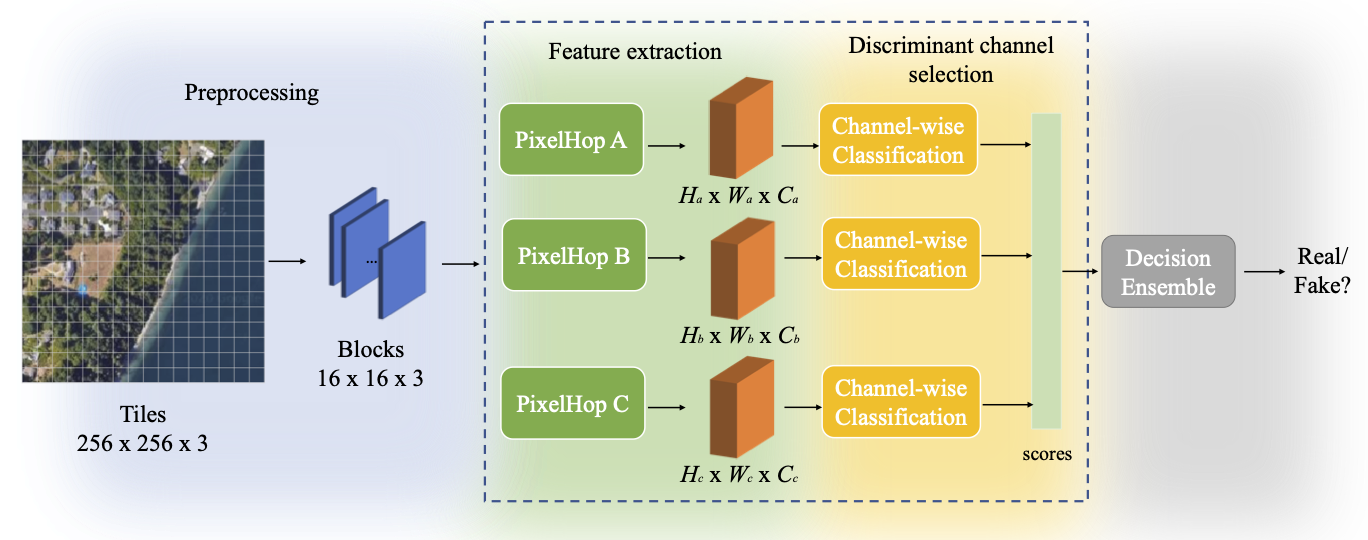
#> input picture img/framework.png, 1368 x 540 px
$ python -i extract_features.py   (imports and definitions only)   (older library calls are emulated)
#> lines starting #> are read from the running program, lines starting #| are printed output that depends on the picture
#-*-coding:utf-8-*-
#by Yifan Sun
import cv2
import numpy as np
import math
import pandas as pd
from scipy import stats
import os


#[Spatial Domain] Image Colorfulness Index (CFI)
# [41 lines left out: functions calcuCFI, calcuCM, calcuHist, not called in this run]

#[Color Histogram] Image quility metrics (BIQ, TIQ, LIQ)
def calcuIQM(image):
    img = cv2.cvtColor(image, cv2.COLOR_RGB2GRAY)
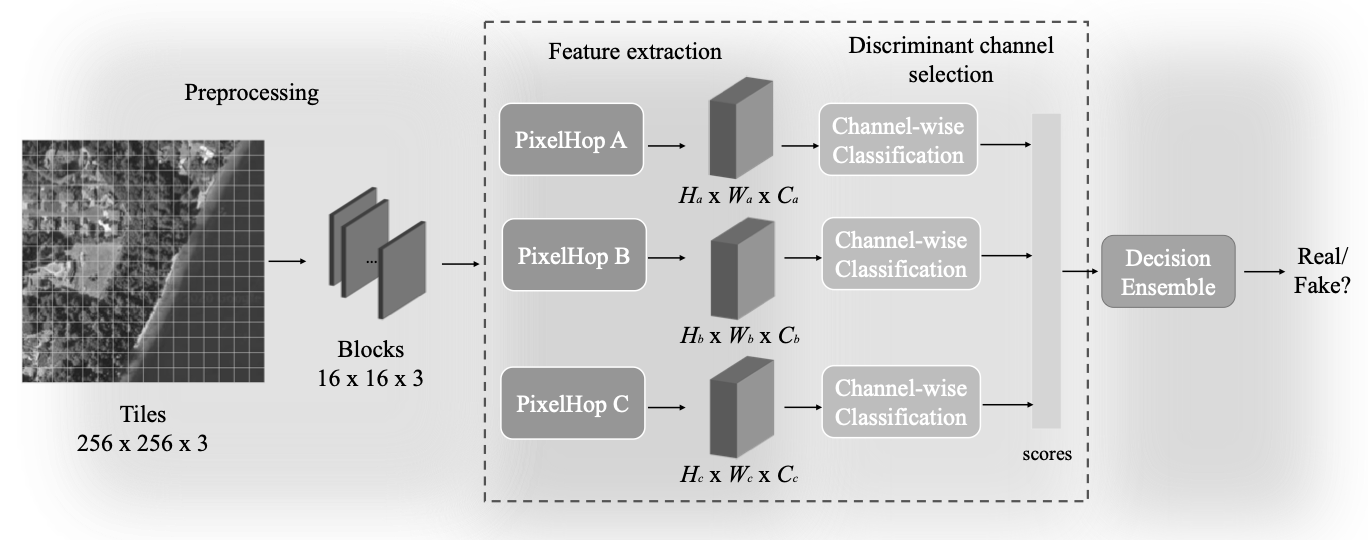
#> img: shape (540, 1368); min 0, max 255, mean 207.8
    img=img/255.0
    x,y=img.shape
#> x = 540; y = 1368
    resBre=(img[2:x,:]-img[0:x-2,:])**2
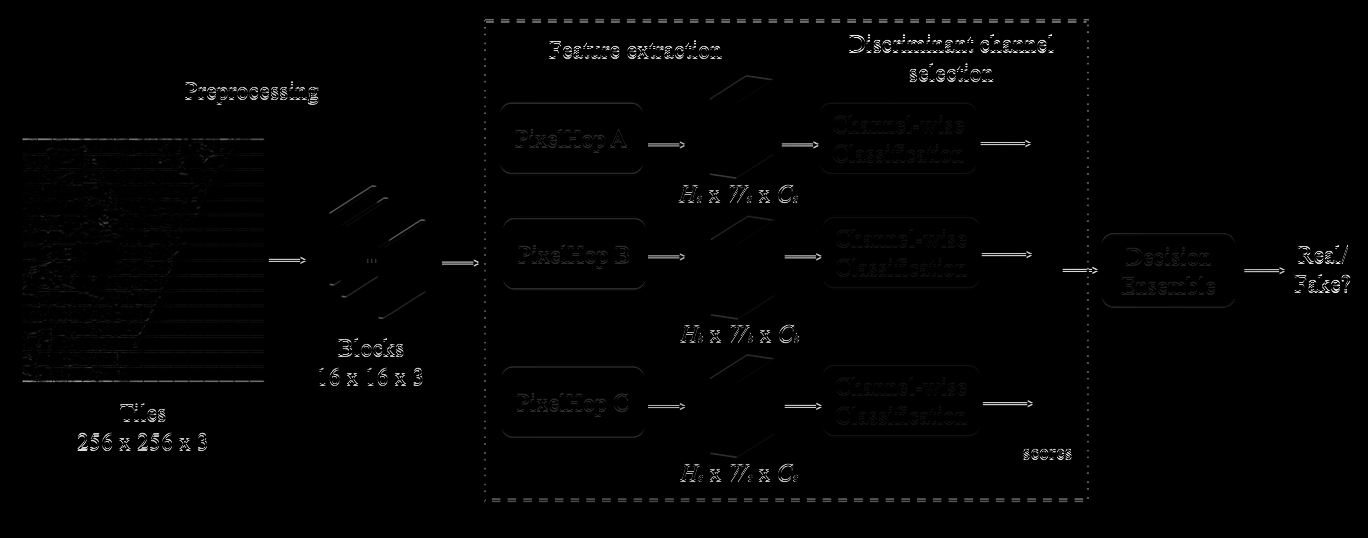
#> resBre: shape (538, 1368) float64; min 0, max 0.953, mean 0.0104
    resLap = cv2.Laplacian(img, cv2.CV_64F)
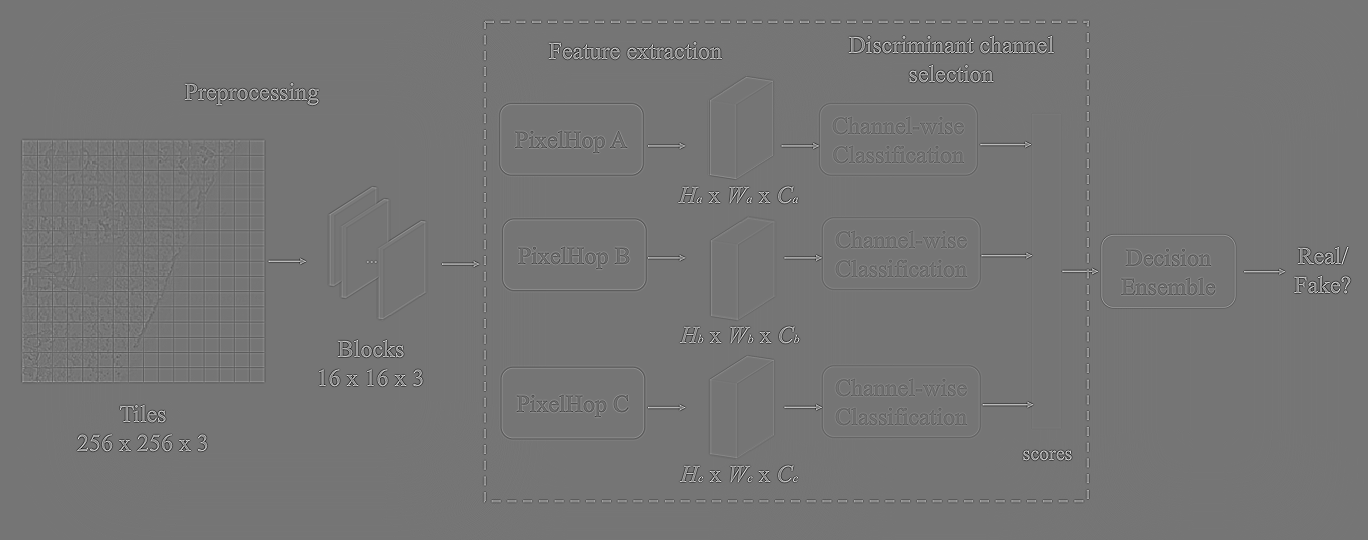
#> resLap: shape (540, 1368) float64; min -2.24, max 2.62, mean -3.29e-07; drawn with min black and max white
    resSobx = cv2.Sobel(img, cv2.CV_64F,1,0)
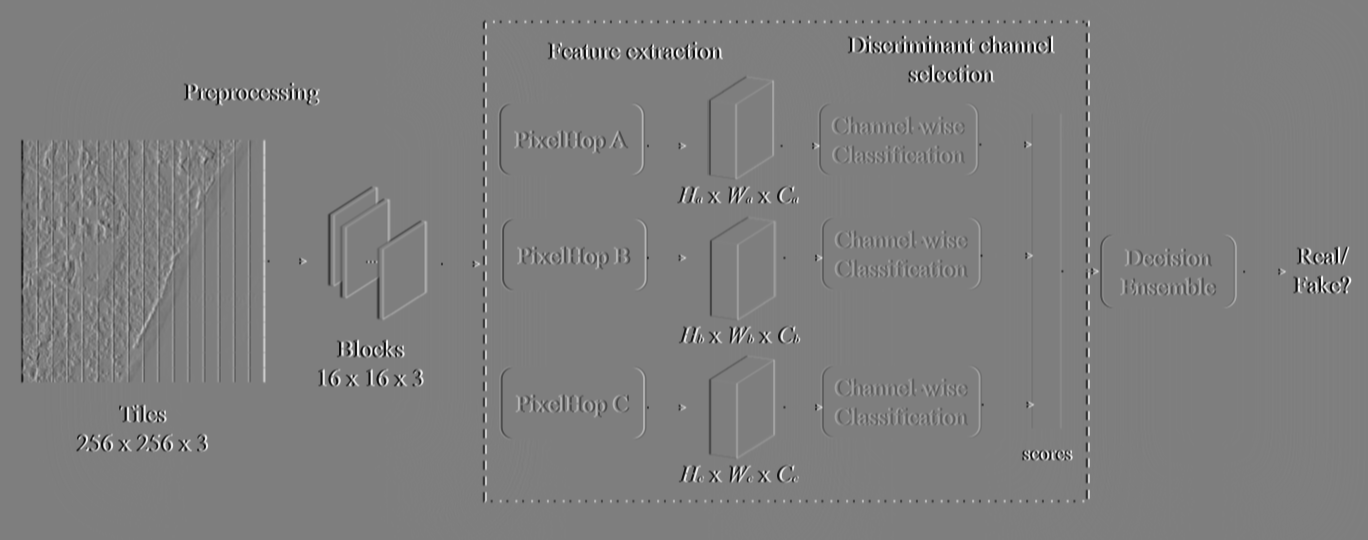
#> resSobx: shape (540, 1368) float64; min -3.91, max 3.94, mean -4.06e-05; drawn with min black and max white
    resSoby = cv2.Sobel(img, cv2.CV_64F,0,1)
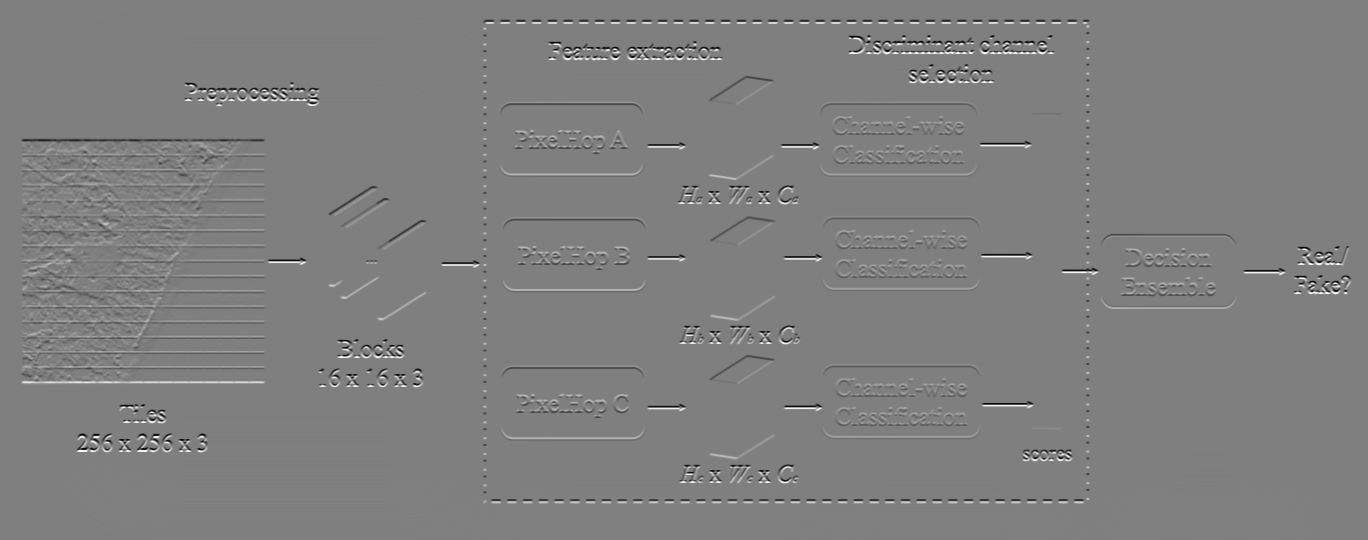
#> resSoby: shape (540, 1368) float64; min -3.87, max 3.86, mean -0.000412; drawn with min black and max white
    resSob =(resSobx**2+resSoby**2)**0.5
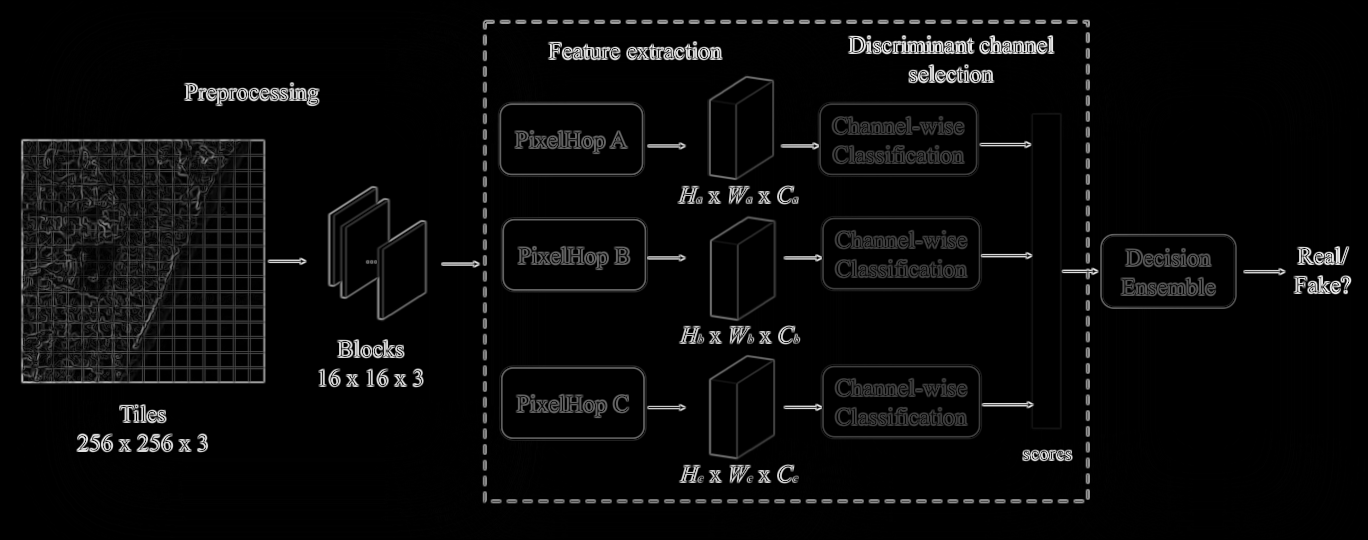
#> resSob: shape (540, 1368) float64; min 0, max 4.21, mean 0.167; drawn with min black and max white
    BIQ=resBre.sum()
#> BIQ = 7652
    TIQ=resSob.sum()
#> TIQ = 123088.6
    LIQ=(np.abs(resLap)).sum()
#> LIQ = 31297.6

    return BIQ,TIQ,LIQ

#[Spatial Domain] Texture Metrics (ASM,CON,ENT,IDM)
# [74 lines left out: functions calcuGLCM, calcufGLCM, extract_features, not called in this run]

# [22 lines not run here, left out]

>>> import cv2
>>> picture = cv2.cvtColor(cv2.imread('../img/framework.png'), cv2.COLOR_BGR2RGB)
>>> result = calcuIQM(picture)
#> result = (7652, 123088.6, 31297.6)
